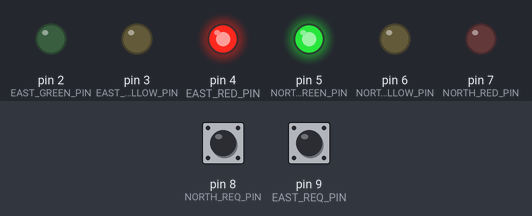
This sketch was run on a simulated Arduino Uno, built with avr-gcc and run on an emulated ATmega328P. Shown: output pins drawn as LEDs (lit = HIGH). Inputs (shaded band) come from the test bench; at power-on: pin 8 (NORTH_REQ_PIN) HIGH, pin 9 (EAST_REQ_PIN) HIGH.

Above: at 1.0 s.
At 3.0 s:
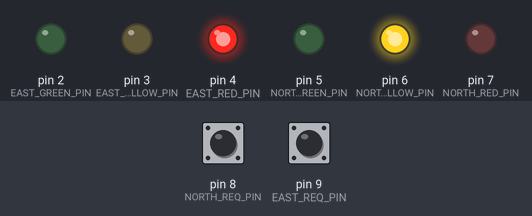
At 5.0 s:
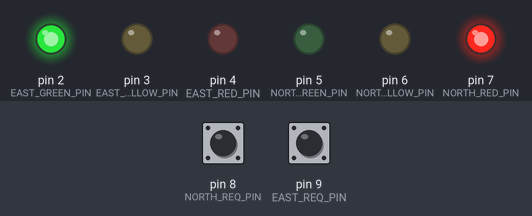
At 7.0 s:
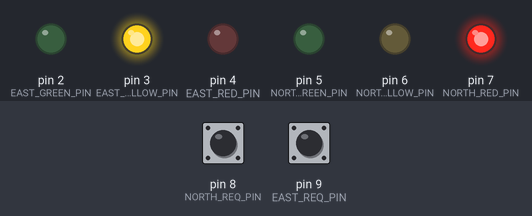
Timing chart, 0 to 10.4 s (numbered marks = the images above):
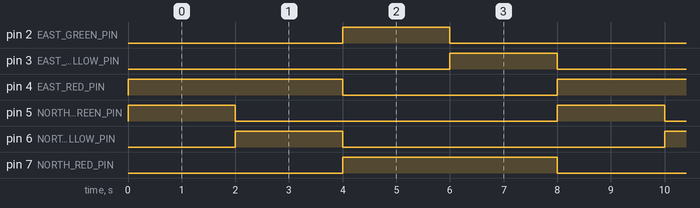

Measured:
- by itself, pin 4 (EAST_RED_PIN), pin 7 (NORTH_RED_PIN): alternates HIGH for 4.0 s and LOW for 4.0 s
- by itself, pin 2 (EAST_GREEN_PIN), pin 3 (EAST_YELLOW_PIN), pin 5 (NORTH_GREEN_PIN), pin 6 (NORTH_YELLOW_PIN): alternates HIGH for 2.0 s and LOW for 6.0 s
- by itself, everything shown: repeats every 8.0 s, in 4 steps

The sketch:

lab6.ino
```cpp
#include <LiquidCrystal_I2C.h>

#define BAUD_RATE 9600

#define NORTH_REQ_PIN 8
#define EAST_REQ_PIN 9

#define EAST_GREEN_PIN 2
#define EAST_YELLOW_PIN 3
#define EAST_RED_PIN 4

#define NORTH_GREEN_PIN 5
#define NORTH_YELLOW_PIN 6
#define NORTH_RED_PIN 7

#define NONE_REQ 0b00
#define NORTH_REQ 0b01
#define EAST_REQ 0b10
#define BOTH_REQ 0b11

#define GO_NORTH_STATE 0
#define WAIT_NORTH_STATE 1
#define GO_EAST_STATE 2
#define WAIT_EAST_STATE 3

#define GO_NORTH_OUT 0b100001
#define WAIT_NORTH_OUT 0b100010
#define GO_EAST_OUT 0b001100
#define WAIT_EAST_OUT 0b010100

#define GO_NORTH_TIME 2000
#define WAIT_NORTH_TIME 2000
#define GO_EAST_TIME 2000
#define WAIT_EAST_TIME 2000

struct State {
  unsigned long Out; // 6-bit pattern to output
  unsigned long Time; // delay in 10ms units
  unsigned long Next[4];
}; // next state for inputs 0,1,2,3

typedef const struct State STyp;

STyp FSM[4]={
{GO_NORTH_OUT, GO_NORTH_TIME,{GO_NORTH_STATE, WAIT_NORTH_STATE, GO_NORTH_STATE, WAIT_NORTH_STATE }},
{WAIT_NORTH_OUT, WAIT_NORTH_TIME, {GO_EAST_STATE, GO_EAST_STATE, GO_EAST_STATE, GO_EAST_STATE }},
{GO_EAST_OUT, GO_EAST_TIME,{GO_EAST_STATE, GO_EAST_STATE, WAIT_EAST_STATE, WAIT_EAST_STATE }},
{WAIT_EAST_OUT, WAIT_EAST_TIME, {GO_NORTH_STATE, GO_NORTH_STATE, GO_NORTH_STATE, GO_NORTH_STATE }}};

int FSM_State = GO_NORTH_STATE;

int GetInput(void) {
  int northButton = digitalRead(NORTH_REQ_PIN);
  int eastButton = digitalRead(EAST_REQ_PIN);
  if (northButton && eastButton)
    return BOTH_REQ;
  else if (eastButton)
    return EAST_REQ;
  else if (northButton)
    return NORTH_REQ;
  else
    return NONE_REQ;
}

void SetOutput(int out) {
  int ledState;
  ledState = (out & (1 << 5)) ? HIGH : LOW;
  digitalWrite(EAST_RED_PIN, ledState);
  ledState = (out & (1 << 4)) ? HIGH : LOW;
  digitalWrite(EAST_YELLOW_PIN, ledState);
  ledState = (out & (1 << 3)) ? HIGH : LOW;
  digitalWrite(EAST_GREEN_PIN, ledState);
  ledState = (out & (1 << 2)) ? HIGH : LOW;
  digitalWrite(NORTH_RED_PIN, ledState);
  ledState = (out & (1 << 1)) ? HIGH : LOW;
  digitalWrite(NORTH_YELLOW_PIN, ledState);
  ledState = (out & (1 << 0)) ? HIGH : LOW;
  digitalWrite(NORTH_GREEN_PIN, ledState);
}

void setup() {
  Serial.begin(BAUD_RATE);
  pinMode(NORTH_REQ_PIN, INPUT_PULLUP);
  pinMode(EAST_REQ_PIN, INPUT_PULLUP);

  pinMode(EAST_GREEN_PIN, OUTPUT);
  pinMode(EAST_YELLOW_PIN, OUTPUT);
  pinMode(EAST_RED_PIN, OUTPUT);

  pinMode(NORTH_GREEN_PIN, OUTPUT);
  pinMode(NORTH_YELLOW_PIN, OUTPUT);
  pinMode(NORTH_RED_PIN, OUTPUT);

  FSM_State = GO_NORTH_STATE;
}

void loop() {
  int FSM_Output = FSM[FSM_State].Out;
  SetOutput(FSM_Output);
  delay(FSM[FSM_State].Time);

  int FSM_Inputs = GetInput();
  FSM_State = FSM[FSM_State].Next[FSM_Inputs];
}
```
